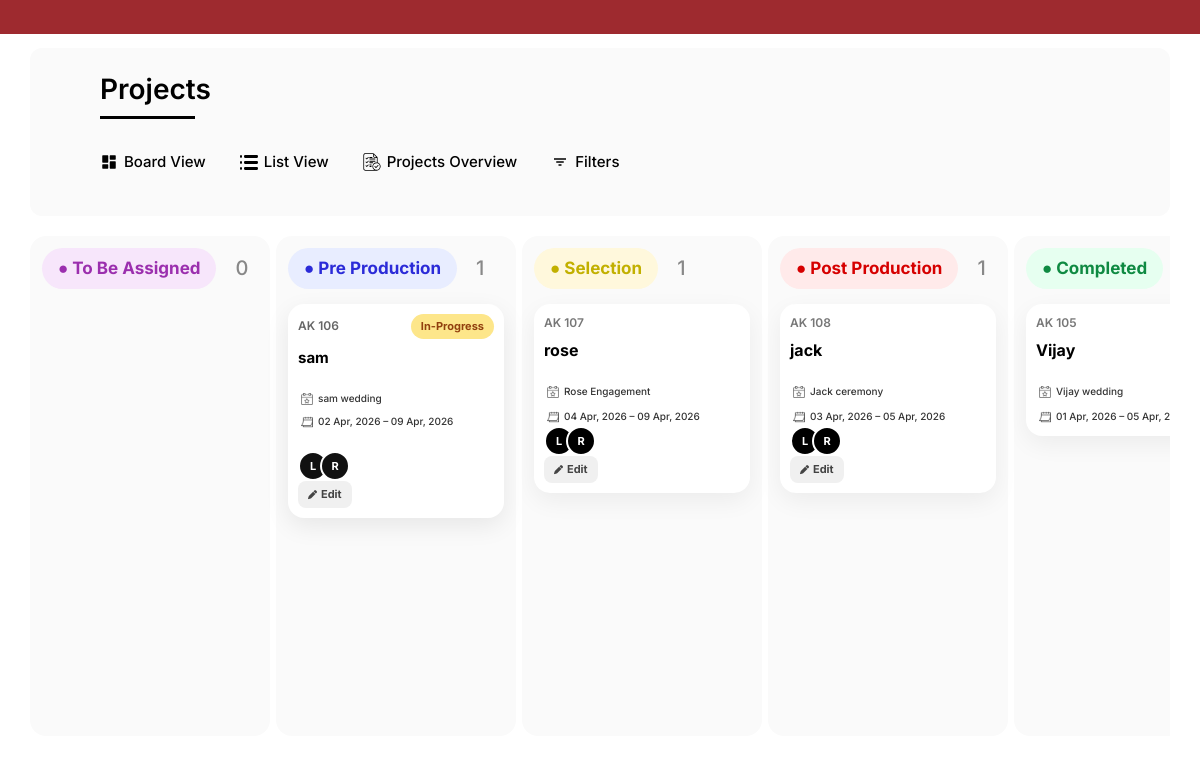
/projects/, run on the app's committed database.
### photography/models.py (models this page shows, shortened)
class Lead(models.Model):
    LEAD_SOURCE_CHOICES = [
        ('Website', 'Website'),
        ('Social Media', 'Social Media'),
        ('Referral', 'Referral'),
        ('Direct', 'Direct'),
        ('Other', 'Other'),
    ]
    STATUS_CHOICES = [
        ('NEW', 'NEW'),
        ('FOLLOW_UP', 'FOLLOW UP'),
        ('ACCEPTED', 'ACCEPTED'),
        ('LOST', 'LOST'),
    ]
    name = models.CharField(max_length=255)
    mobile_number = models.CharField(max_length=15)
    email = models.EmailField(blank=True, null=True)
    address = models.TextField(blank=True, null=True)
    lead_source = models.CharField(max_length=50, choices=LEAD_SOURCE_CHOICES, default='Other', blank=True, null=True)
    packages = models.ManyToManyField(Package, blank=True, related_name='leads')
    deliverables = models.ManyToManyField(Deliverable, blank=True)
    status = models.CharField(max_length=20, choices=STATUS_CHOICES, default='NEW')
    project = models.ForeignKey(ProjectDetail, on_delete=models.SET_NULL, null=True, blank=True)
    follow_up_date = models.DateField(blank=True, null=True)
    secure_token = models.UUIDField(default=uuid.uuid4, editable=False)
    created_at = models.DateTimeField(auto_now_add=True)
    updated_at = models.DateTimeField(auto_now=True)
    class Meta:
        ordering = ['-created_at']
        verbose_name = 'Lead'
        verbose_name_plural = 'Leads'

class ProjectDetail(models.Model):
    STATUS_CHOICES = [
        ('ASSIGNED', 'To Be Assigned'),
        ('PRE', 'Pre Production'),
        ('SELECTION', 'Selection'),
        ('POST', 'Post Production'),
        ('COMPLETED', 'Completed'),
    ]
    project_name = models.CharField(max_length=255)
    mobile_number = models.CharField(max_length=15)
    project_address = models.TextField()
    start_date = models.DateField()
    end_date = models.DateField(blank=True, null=True)
    start_time = models.TimeField(null=True, blank=True)
    end_time   = models.TimeField(null=True, blank=True)
    status = models.CharField(max_length=20, choices=STATUS_CHOICES, default='ASSIGNED')
    assigned_employees = models.ManyToManyField('Employee', blank=True, related_name='assigned_projects')
    created_at = models.DateTimeField(auto_now_add=True)
    class Meta:
        verbose_name = "Project Detail"
        verbose_name_plural = "Project Details"

### photography/views.py (the view)
# urls.py: path('projects/', projects, name='projects'),
def projects(request):
    def format_projects(queryset):
        formatted_list = []
        for proj in queryset.prefetch_related('tasks'):
            lead        = proj.lead_set.first()
            client_name = lead.name if lead else "Unknown Client"
            start_str   = proj.start_date.strftime('%d %b, %Y') if proj.start_date else 'TBD'
            end_str     = proj.end_date.strftime('%d %b, %Y')   if proj.end_date   else 'TBD'
            project_emp_ids = list(
                CrewAssignment.objects.filter(project=proj, source='PROJECT')
                .values_list('employee_id', flat=True).distinct()
            )
            team = []
            for m in Employee.objects.filter(id__in=project_emp_ids).select_related('name'):
                display_name = (m.name.get_full_name() or m.name.username) if m.name else "Unknown"
                initials     = "".join([n[0] for n in display_name.split() if n])[:2].upper()
                team.append({"initials": initials})
            project_tasks = []
            for task in proj.tasks.all():
                project_tasks.append({
                    "name": task.task_name,
                    "status": task.status
                })
            formatted_list.append({
                "id":          proj.id,
                "client_name": client_name,
                "event_type":  proj.project_name,
                "start_date":  start_str,
                "end_date":    end_str,
                "team":        team,
                "tasks":       project_tasks,
            })
        return formatted_list
    base_qs = ProjectDetail.objects.all()
    from_date = request.GET.get('from_date')
    to_date = request.GET.get('to_date')
    if from_date and to_date:
        base_qs = base_qs.filter(start_date__gte=from_date, start_date__lte=to_date)
    else:
        month = request.GET.get('month')
        year = request.GET.get('year')
        if month and year:
            base_qs = base_qs.filter(start_date__month=int(month), start_date__year=int(year))
    completion = request.GET.get('completion', 'ALL')
    if completion == 'COMPLETED':
        base_qs = base_qs.filter(status='COMPLETED')
    elif completion == 'PENDING':
        base_qs = base_qs.exclude(status='COMPLETED')
    statuses = request.GET.getlist('status')
    def filter_status(status_code):
        if statuses and status_code not in statuses:
            return ProjectDetail.objects.none()
        return base_qs.filter(status=status_code)
    context = {
        'assigned':  format_projects(filter_status('ASSIGNED').filter(lead__status='ACCEPTED')),
        'pre_cards': format_projects(filter_status('PRE')),
        'selection': format_projects(filter_status('SELECTION')),
        'post':      format_projects(filter_status('POST')),
        'completed': format_projects(filter_status('COMPLETED')),
    }
    return render(request, 'projects.html', context)

### photography/context_processors.py (called while the page is built, shortened)
def notifications_context(request):
    return {'unread_notifications': [], 'unread_count': 0}

### photography/templates/projects.html (shortened to what this page needs)
{% extends "base.html" %}
{% load static %}
{% block content %}
<link rel="stylesheet" href="https://cdnjs.cloudflare.com/ajax/libs/font-awesome/6.5.1/css/all.min.css"
 />
<div class="projects-wrapper p-[30px] max-w-[1500px] mx-auto min-w-0">
  <div class="project-header mt-[-30px] bg-[#fafafa] p-5 mb-5 rounded-xl min-w-0">
    <h2 class="page-title text-[28px] font-semibold m-[0_0_18px_50px] text-black relative
               after:content-[''] after:block after:w-[95px] after:h-[3px] after:bg-black after:mt-1.5
               after:transition-all after:duration-350 hover:after:w-[140px]">Projects</h2>
    <div class="project-toolbar flex items-center gap-[34px] px-8 py-3.5 ml-[18px]
                [&>div]:transition-transform [&>div]:duration-250 hover:[&>div]:-translate-y-[3px]
                [&>div]:flex [&>div]:items-center [&>div]:gap-1.5 [&>div]:cursor-pointer
                [&>div]:relative [&>div]:pb-2
                [&>div::before]:content-[''] [&>div::before]:absolute [&>div::before]:left-1/2
                [&>div::before]:-bottom-1.5 [&>div::before]:w-0 [&>div::before]:h-[2px]
                [&>div::before]:bg-[#c62828] [&>div::before]:transition-all [&>div::before]:duration-300
                [&>div::before]:-translate-x-1/2 hover:[&>div::before]:w-[80%]">
      <div>
        <img src="{% static 'images/boardview.svg' %}" class="w-[18px] h-[18px] object-contain filter brightness-0">
        <span class="active text-[15px] font-medium text-black">Board View</span>
      </div>
      <div>
        <img src="{% static 'images/listview.svg' %}" class="w-[18px] h-[18px] object-contain filter brightness-0">
        <span class="text-[15px] font-medium text-black">List View</span>
      </div>
      <div>
        <img src="{% static 'images/overview.svg' %}" class="w-[18px] h-[18px] object-contain filter brightness-0">
        <span class="text-[15px] font-medium text-black">Projects Overview</span>
      </div>
      <div>
        <img src="{% static 'images/filter.svg' %}" class="w-[18px] h-[18px] object-contain filter brightness-0">
        <span class="text-[15px] font-medium text-black">Filters</span>
      </div>
    </div>
  </div>
  <div id="boardView">
    <div class="projects-board flex gap-1.5 overflow-x-auto min-w-0 pb-4">
      <div class="project-column w-[240px] shrink-0 bg-[#fafafa] rounded-2xl p-3 min-h-[500px] transition-all" data-status="ASSIGNED">
        <div class="column-head flex items-center gap-[19px] mb-[15px]">
          <span class="bg-[#f7e6fb] text-[#9b2fae] px-4 py-2 rounded-full text-[17px] font-bold flex items-center gap-1.5 w-max">● To Be Assigned</span>
          <span class="text-[20px] font-medium text-[#888]">{{ assigned|length }}</span>
        </div>
      </div>
      <div class="project-column w-[240px] shrink-0 bg-[#fafafa] rounded-2xl p-3 min-h-[500px] transition-all precard" data-status="PRE">
        <div class="column-head flex items-center gap-[19px] mb-[15px]">
          <span class="bg-[#e8edff] text-[#2b2bd8] px-4 py-2 rounded-full text-[17px] font-bold flex items-center gap-1.5 w-max">● Pre Production</span>
          <span class="text-[20px] font-medium text-[#888]">{{ pre_cards|length }}</span>
        </div>
        {% for p in pre_cards %}
        <div class="project-card pre-card bg-white p-[10px] rounded-2xl mb-3.5 shadow-[0_8px_24px_rgba(0,0,0,0.08)] cursor-pointer transition-transform duration-250 hover:-translate-y-[3px]"
             data-id="{{ p.id }}">
          <div class="flex justify-between items-center">
            <span class="text-[12px] text-[#666] font-semibold">AK {{ p.id }}</span>
            <span class="text-[11px] px-2.5 py-1 rounded-full font-bold bg-[#fde68a] text-[#92400e]">In-Progress</span>
          </div>
          <h4 class="text-[15px] font-bold m-[8px_0_6px]">{{ p.client_name }}</h4>
          <div class="text-[13px] flex flex-col gap-1">
            <span class="text-[10px] flex items-center p-0.5 font-medium gap-1 text-[#333]">
              <img src="{% static 'images/event.svg' %}" class="w-[14px] opacity-70">{{ p.event_type }}
            </span>
            <span class="text-[10px] flex items-center p-0.5 font-medium gap-1 text-[#333]">
              <img src="{% static 'images/calender.svg' %}" class="w-[14px] opacity-70">{{ p.start_date }} – {{ p.end_date }}
            </span>
          </div>
            <div class="flex items-center">
              {% for m in p.team %}
              <span class="w-[30px] h-[30px] rounded-full bg-[#111] text-white text-[11px] font-bold flex items-center justify-center -ml-2 border-2 border-white first:ml-0">{{ m.initials }}</span>
              {% endfor %}
            </div>
            <button onclick="event.stopPropagation(); openTeamPopup('{{ p.id }}')" class="edit-crew-btn">
              <i class="fas fa-pen" style="font-size:9px;"></i> Edit
            </button>
        </div>
        {% endfor %}
      </div>
      <div class="project-column w-[240px] shrink-0 bg-[#fafafa] rounded-2xl p-3 min-h-[500px] transition-all" data-status="SELECTION">
        <div class="column-head flex items-center gap-[19px] mb-[15px]">
          <span class="bg-[#fff8dc] text-[#c2b000] px-4 py-2 rounded-full text-[17px] font-bold flex items-center gap-1.5 w-max">● Selection</span>
          <span class="text-[20px] font-medium text-[#888]">{{ selection|length }}</span>
        </div>
        {% for p in selection %}
        <div class="project-card selection-card bg-white p-[10px] rounded-2xl mb-3.5 shadow-[0_8px_24px_rgba(0,0,0,0.06)] cursor-pointer transition-transform hover:-translate-y-[3px]"
             data-id="{{ p.id }}">
          <div class="text-[12px] text-[#777] font-semibold">AK {{ p.id }}</div>
          <h4 class="text-[16px] font-bold m-[6px_0_8px]">{{ p.client_name }}</h4>
          <div class="text-[13px] flex flex-col gap-1.5">
            <span class="text-[10px] flex items-center p-0.5 font-medium gap-1 text-[#333]">
              <img src="{% static 'images/event.svg' %}" class="w-[14px] opacity-70">{{ p.event_type }}
            </span>
            <span class="text-[10px] flex items-center p-0.5 font-medium gap-1 text-[#333]">
              <img src="{% static 'images/calender.svg' %}" class="w-[14px] opacity-70">{{ p.start_date }} – {{ p.end_date }}
            </span>
          </div>
            <div class="flex">
              {% for m in p.team %}
              <span class="w-[30px] h-[30px] rounded-full bg-[#000] text-white text-[11px] font-bold flex items-center justify-center -ml-2 border-2 border-white first:ml-0">{{ m.initials }}</span>
              {% endfor %}
            </div>
            <button onclick="event.stopPropagation(); openTeamPopup('{{ p.id }}')" class="edit-crew-btn">
              <i class="fas fa-pen" style="font-size:9px;"></i> Edit
            </button>
        </div>
        {% endfor %}
      </div>
      <div class="project-column w-[240px] shrink-0 bg-[#fafafa] rounded-2xl p-3 min-h-[500px] transition-all" data-status="POST">
        <div class="column-head flex items-center gap-[19px] mb-[15px]">
          <span class="bg-[#ffeaea] text-[#d60000] px-4 py-2 rounded-full text-[17px] font-bold flex items-center gap-1.5 w-max">● Post Production</span>
          <span class="text-[20px] font-medium text-[#888]">{{ post|length }}</span>
        </div>
        {% for p in post %}
        <div class="project-card selection-card bg-white p-[10px] rounded-2xl mb-3.5 shadow-[0_8px_24px_rgba(0,0,0,0.06)] cursor-pointer transition-transform hover:-translate-y-[3px]"
             data-id="{{ p.id }}">
          <div class="text-[12px] text-[#777] font-semibold">AK {{ p.id }}</div>
          <h4 class="text-[16px] font-bold m-[6px_0_8px]">{{ p.client_name }}</h4>
          <div class="text-[13px] flex flex-col gap-1.5">
            <span class="text-[10px] flex items-center p-0.5 font-medium gap-1 text-[#333]">
              <img src="{% static 'images/event.svg' %}" class="w-[14px] opacity-70">{{ p.event_type }}
            </span>
            <span class="text-[10px] flex items-center p-0.5 font-medium gap-1 text-[#333]">
              <img src="{% static 'images/calender.svg' %}" class="w-[14px] opacity-70">{{ p.start_date }} – {{ p.end_date }}
            </span>
          </div>
            <div class="flex">
              {% for m in p.team %}
              <span class="w-[30px] h-[30px] rounded-full bg-[#000] text-white text-[11px] font-bold flex items-center justify-center -ml-2 border-2 border-white first:ml-0">{{ m.initials }}</span>
              {% endfor %}
            </div>
            <button onclick="event.stopPropagation(); openTeamPopup('{{ p.id }}')" class="edit-crew-btn">
              <i class="fas fa-pen" style="font-size:9px;"></i> Edit
            </button>
        </div>
        {% endfor %}
      </div>
      <div class="project-column w-[240px] shrink-0 bg-[#fafafa] rounded-2xl p-3 min-h-[500px] transition-all" data-status="COMPLETED">
        <div class="column-head flex items-center gap-[19px] mb-[15px]">
          <span class="bg-[#e6fff0] text-[#0f8a42] px-4 py-2 rounded-full text-[17px] font-bold flex items-center gap-1.5 w-max">● Completed</span>
        </div>
        {% for p in completed %}
        <div class="project-card bg-white p-[10px] rounded-2xl mb-3.5 shadow-[0_8px_24px_rgba(0,0,0,0.06)] cursor-pointer transition-transform hover:-translate-y-[3px]"
             data-id="{{ p.id }}">
          <div class="text-[12px] text-[#777] font-semibold">AK {{ p.id }}</div>
          <h4 class="text-[16px] font-bold m-[6px_0_8px]">{{ p.client_name }}</h4>
          <div class="text-[13px] flex flex-col gap-1.5">
            <span class="text-[10px] flex items-center p-0.5 font-medium gap-1 text-[#333]">
              <img src="{% static 'images/event.svg' %}" class="w-[14px] opacity-70">{{ p.event_type }}
            </span>
            <span class="text-[10px] flex items-center p-0.5 font-medium gap-1 text-[#333]">
              <img src="{% static 'images/calender.svg' %}" class="w-[14px] opacity-70">{{ p.start_date }} – {{ p.end_date }}
            </span>
          </div>
        </div>
        {% endfor %}
      </div>
    </div>
  </div>
</div>
{% endblock %}

### photography/templates/base.html (style rules this page uses)
body { font-family: "Inter", sans-serif; background: #fff; overflow-x: hidden; overflow-y: auto; }

### photography/templates/projects.html (style rules this page uses)
body { overflow-x: hidden; overflow-y: auto; font-family: "Inter", sans-serif; background: #fff; }
.edit-crew-btn { display:flex; align-items:center; gap:4px; background:#f0f0f0; border:none; color:#444; font-size:11px; font-weight:700; padding:5px 10px; border-radius:8px; cursor:pointer; transition:all .15s; font-family:'Inter',sans-serif; white-space:nowrap; }

### data on the page
Lead: client_name "sam"
ProjectDetail: event_type "sam wedding"
Lead: client_name "rose"
ProjectDetail: event_type "Rose Engagement"
Lead: client_name "jack"
ProjectDetail: event_type "Jack ceremony"
Lead: client_name "Vijay"
ProjectDetail: event_type "Vijay wedding"

### other printed values
{{ assigned|length }} "0"
{{ pre_cards|length }} "1"
{{ p.id }} "106"
{{ p.start_date }} "02 Apr, 2026"
{{ p.end_date }} "09 Apr, 2026"
{{ m.initials }} "L" "R"
{{ selection|length }} "1"
{{ p.id }} "107"
{{ p.start_date }} "04 Apr, 2026"
{{ post|length }} "1"
{{ p.id }} "108"
{{ p.start_date }} "03 Apr, 2026"
{{ p.end_date }} "05 Apr, 2026"
{{ p.id }} "105"
{{ p.start_date }} "01 Apr, 2026"
